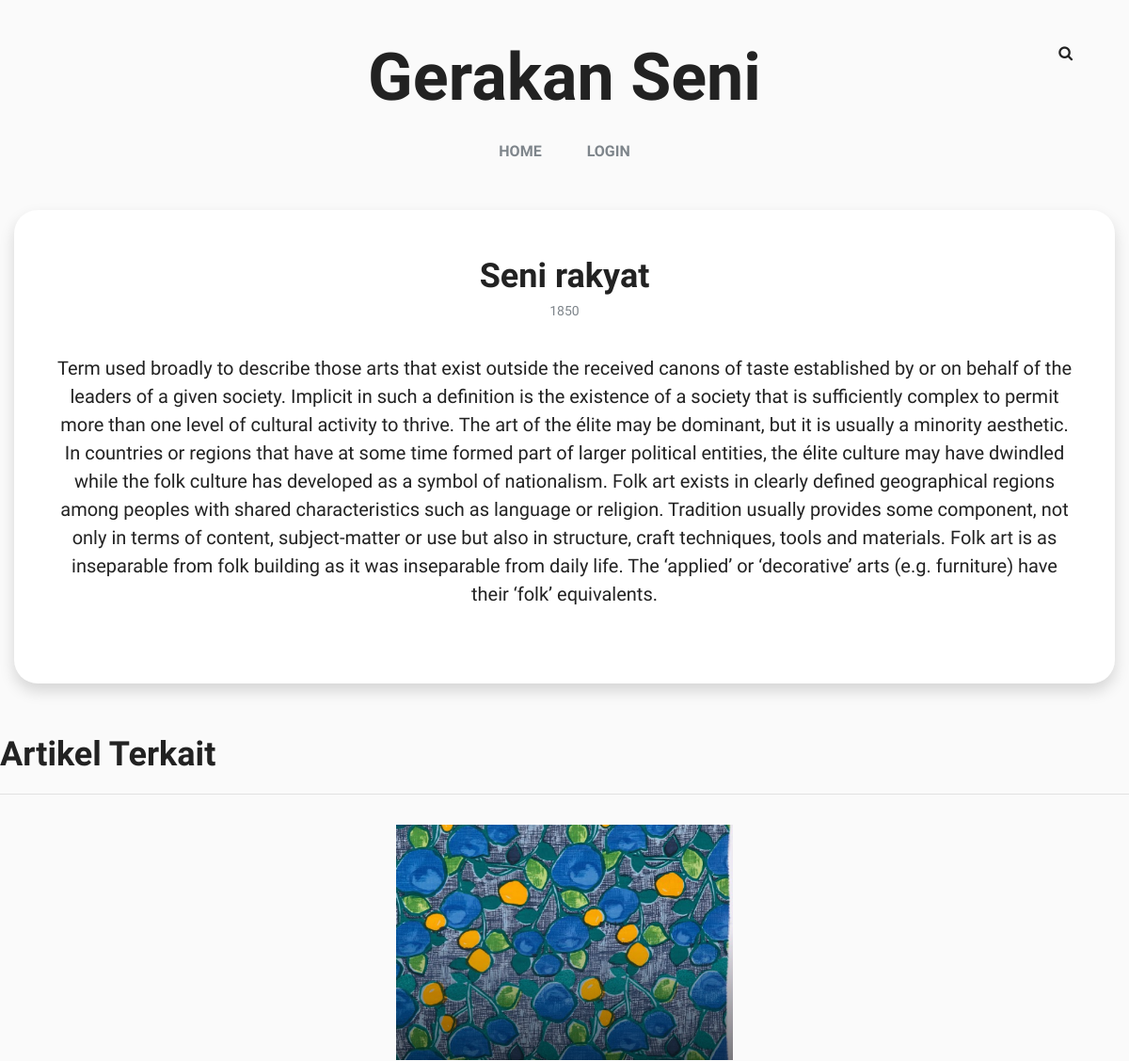
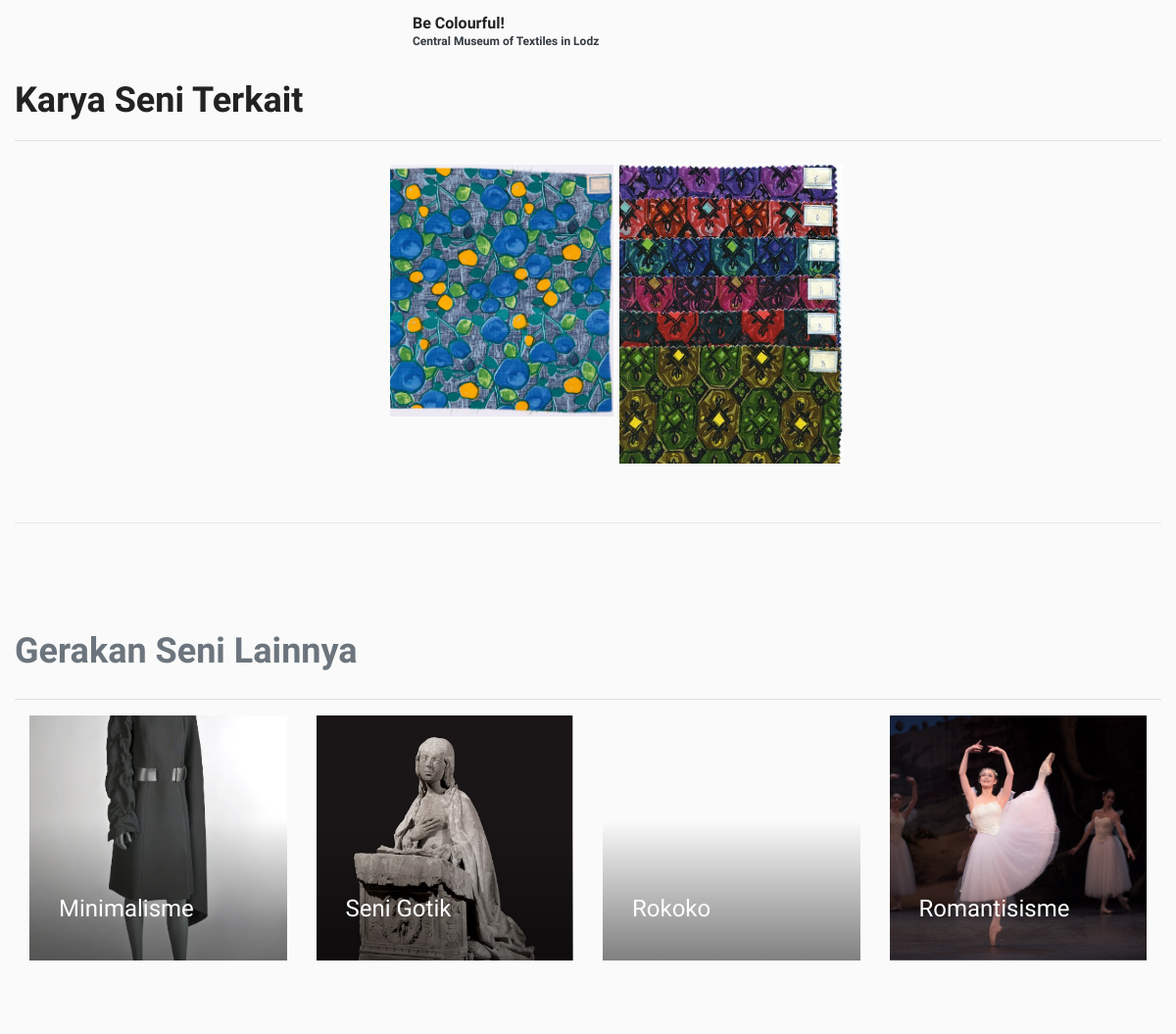
Page /Jenis/index/18 on the committed database (2 pictures, top to bottom).
### tables this page shows
CREATE TABLE `m_jenis` (
  `id_jenis` int(11) NOT NULL,
  `nama_jenis` varchar(255) NOT NULL,
  `desk_jenis` text DEFAULT NULL,
  `tahun_awal` int(11) NOT NULL,
  `tahun_akhir` int(11) DEFAULT NULL
);

CREATE TABLE `tr_artikel` (
  `id_artikel` int(11) NOT NULL,
  `id_seniman` int(11) DEFAULT NULL,
  `id_media` int(11) DEFAULT NULL,
  `id_galeri` int(11) NOT NULL,
  `id_jenis` int(11) NOT NULL,
  `judul` varchar(255) NOT NULL,
  `deskripsi` text NOT NULL
);

CREATE TABLE `m_galeri` (
  `id_galeri` int(11) NOT NULL,
  `nama_galeri` varchar(255) NOT NULL,
  `kota` varchar(255) NOT NULL,
  `negara` varchar(255) NOT NULL,
  `foto` varchar(255) DEFAULT NULL,
  `desk_galeri` text DEFAULT NULL
);

CREATE TABLE `tr_art` (
  `id_art` int(11) NOT NULL,
  `id_artikel` int(11) NOT NULL,
  `judul_art` varchar(255) NOT NULL,
  `desk_art` text DEFAULT NULL,
  `tahun_dibuat` int(11) DEFAULT NULL,
  `dimensi` varchar(255) DEFAULT NULL,
  `gambar` varchar(255) NOT NULL,
  `tempat_dibuat` varchar(255) DEFAULT NULL
);

### application/controllers/Jenis.php (called while the page is built, shortened)
<?php
class Jenis extends CI_Controller {
	public function index($id)
	{
		$title= array(
			"title" => "Gerakan Seni"
		  );
		$data['jenis'] = $this->m_item->get_detail('m_jenis','id_jenis',$id);
		$data['artikel'] = $this->m_item->get_artikel_terkait('m_jenis','id_jenis',$id);
		$data['art'] = $this->m_item->get_art_terkait('m_jenis','id_jenis',$id);
		$data['other'] = $this->m_item->get_other('m_jenis','id_jenis',$id);
		$this->load->view('header', $title);
		$this->load->view('jenis',$data);
		$this->load->view('footer');
	}
}

### index.php (called while the page is built, shortened)
<?php
require_once BASEPATH.'core/CodeIgniter.php';

### application/models/m_item.php (called while the page is built, shortened)
<?php
class M_item extends CI_Model{
public function get_artikel_terkait($table,$kolom,$id) {
	return $this->db->query("SELECT a.id_artikel,a.judul,b.id_galeri,b.nama_galeri,c.gambar FROM tr_artikel AS a INNER JOIN $table AS t ON a.$kolom = t.$kolom INNER JOIN m_galeri AS b ON a.id_galeri=b.id_galeri INNER JOIN tr_art AS c ON a.id_artikel=c.id_artikel WHERE a.$kolom = $id GROUP BY a.id_artikel")->result();
}
public function get_art_terkait($table,$kolom,$id) {
	return $this->db->query("SELECT c.id_art,c.judul_art,c.gambar FROM $table AS a INNER JOIN tr_artikel AS b ON a.$kolom=b.$kolom INNER JOIN tr_art AS c ON b.id_artikel=c.id_artikel WHERE a.$kolom = $id")->result();
}
public function get_other($table,$kolom,$id) {
	return $this->db->query("SELECT * FROM $table AS a LEFT JOIN tr_artikel AS b ON a.$kolom = b.$kolom INNER JOIN tr_art AS c ON b.id_artikel = c.id_artikel WHERE a.$kolom !=  $id GROUP BY a.$kolom ORDER BY a.$kolom DESC LIMIT 4 ")->result();
}
	public function get_detail($table,$kolom,$id){
		return $this->db->query("SELECT * FROM $table WHERE $kolom = $id")->result();
	}
}
?>

### application/views/jenis.php (the view, shortened to what this page needs)
<div class="blog__single__page">
	<article class="blog__article">
		<blockquote class="shadow bg-white">
		<?php foreach($jenis as $data){?>
		<h2 class="text-center"><?= $data->nama_jenis ?></h2>
			<div class="blog__header">
				<div class="blog__metas">
					<div class="blog__meta"><?= $data->tahun_awal ?> </div>
				</div>
			</div>
			<p class="text-center"><?= $data->desk_jenis ?></p>
		<?php } ?>
		</blockquote>
		<div class="container">
			<div class="row">
				<div class="text-left">
					<h2>Artikel Terkait</h2>
				</div>
				<hr class="w-100">
			</div>
			<div class="artikel__slider">
			<?php foreach($artikel as $data){?>
				<div class="blog__slider__item p-3">
					<a href="<?= base_url("Artikel/index/".$data->id_artikel) ?>">
						<div class="blog__item  set-bg" data-setbg="<?= base_url().$data->gambar ?>">
						</div>
						<h6><?= $data->judul ?></h6>
						<div class="blog__date text-dark"><?= $data->nama_galeri?></div>
					</a>
				</div>
			<?php } ?>
			</div>
		<div class="text-left">
			<h2>Karya Seni Terkait</h2>
		</div>
		<hr class="w-100">
		<div class="blog__slider pt-2">
		<?php foreach($art as $data){?>
			<div class="blog__slider__item">
				<a href="<?= base_url("Art/index/".$data->id_art) ?>"><img src="<?= base_url().$data->gambar ?>" alt="" title="<?= $data->judul_art ?>"></a>
			</div>
		<?php } ?>
		</div>
		<div class="container recent__post">
			<div class="row">
				<div class="text-left">
					<h2 class="mb-2">Gerakan Seni Lainnya</h2>
				</div>
				<hr class="w-100">
			</div>
			<div class="row">
			<?php foreach($other as $data){?>
				<div class="col-md-3">
					<a href="<?= base_url("jenis/index/".$data->id_jenis) ?>">
						<div class="blog__item set-bg" data-setbg="<?= base_url().$data->gambar ?>">
							<div class="blog__content text-white">
								<h4><?= $data->nama_jenis ?></h4>
							</div>
						</div>
					</a>
				</div>
			<?php } ?>
			</div>
		</div>
		</div>
	</article>
</div>

### assets/css/style.css (style rules this page uses)
html, body { height: 100%; font-family: "Arimo", sans-serif; -webkit-font-smoothing: antialiased; background-color: #fafafa; }
h1, h2, h3, h5, h6 { margin: 0; color: #222222; font-family: "Arimo", sans-serif; font-weight: 700; }
h2 { font-size: 36px; line-height: 1.4; }
h4 { font-size: 24px; }
h6 { font-size: 16px; }
p { font-size: 16px; color: #7E858B; line-height: 1.8; }
img { max-width: 100%; }
@media (min-width: 1200px) { .container { max-width: 1200px; } }
.set-bg { background-repeat: no-repeat; background-size: cover; background-position: top center; }
.text-white h1, .text-white h2, .text-white h3, .text-white h4, .text-white h5, .text-white h6, .text-white p, .text-white span, .text-white li, .text-white a { color: #fff; }
.blog__item { height: 250px; position: relative; margin-bottom: 15px; background-position: center; }
.blog__item::after { position: absolute; content: ""; width: 100%; height: 100%; left: 0; top: 0; background: -webkit-gradient(linear, left top, left bottom, from(rgba(0, 0, 0, 0)), color-stop(43%, rgba(0, 0, 0, 0)), to(rgba(0, 0, 0, 0.49))); background: -o-linear-gradient(top, rgba(0, 0, 0, 0) 0%, rgba(0, 0, 0, 0) 43%, rgba(0, 0, 0, 0.49) 100%); background: linear-gradient(to bottom, rgba(0, 0, 0, 0) 0%, rgba(0, 0, 0, 0) 43%, rgba(0, 0, 0, 0.49) 100%); }
.blog__content { position: absolute; bottom: 30px; padding: 0 30px; z-index: 2; }
.blog__date { font-size: 12px; font-weight: 700; color: rgb(255, 255, 255); margin-bottom: 10px; }
.blog__slider { padding: 70px 0 60px; }
.blog__slider__item { outline: none; padding: 0 3px; }
.blog__header { text-align: center; }
.blog__metas { margin-bottom: 30px; }
.blog__metas .blog__meta { position: relative; display: inline-block; margin-right: 18px; margin-bottom: 5px; padding-right: 20px; font-size: 14px; color: #7E858B; }
.blog__metas .blog__meta:after { position: absolute; content: "|"; font-size: 14px; right: 0; top: 0; color: #7E858B; }
.blog__metas .blog__meta:last-child { margin-right: 0; padding-right: 0; }
.blog__metas .blog__meta:last-child:after { display: none; }
.blog__article blockquote { max-width: 1170px; margin: 50px auto; padding: 45px 45px 55px; border-radius: 25px; background-color: #ffffff; background-repeat: no-repeat; background-position: right 60px bottom -10px; }
.blog__article blockquote p { color: #222222; font-size: 20px; line-height: 1.5; margin-bottom: 25px; }
.recent__post { padding: 75px 15px 60px; border-top: 1px solid #E8E8E8; }
.recent__post h2 { margin-bottom: 30px; margin-top: 30px; color: #6c757d; }
.recent__post .blog__item { background-position: center; }
.login-page .container:before, .container:after { content: ""; display: block; clear: both; }

### rows in the picture
m_jenis: nama_jenis "Seni rakyat", tahun_awal "1850", desk_jenis "Term used broadly to describe those arts that exist outside the received canons of taste established by or on behalf of the leaders of a given society. Implicit in such a definition is the existence of a society that is sufficiently complex to permit more than one level of cultural activity to thrive. The art of the élite may be dominant, but it is usually a minority aesthetic. In countries or regions that have at some time formed part of larger political entities, the élite culture may have dwindled while the folk culture has developed as a symbol of nationalism. Folk art exists in clearly defined geographical regions among peoples with shared characteristics such as language or religion.…"
tr_artikel: judul "Be Colourful!", id_galeri.nama_galeri "Central Museum of Textiles in Lodz"
tr_art: gambar (picture)
tr_art: gambar (picture)
m_jenis: shows a picture, nama_jenis "Minimalisme"
m_jenis: shows a picture, nama_jenis "Seni Gotik"
m_jenis: nama_jenis "Rokoko"
m_jenis: shows a picture, nama_jenis "Romantisisme"

### other values in the picture
$title "Gerakan Seni"
